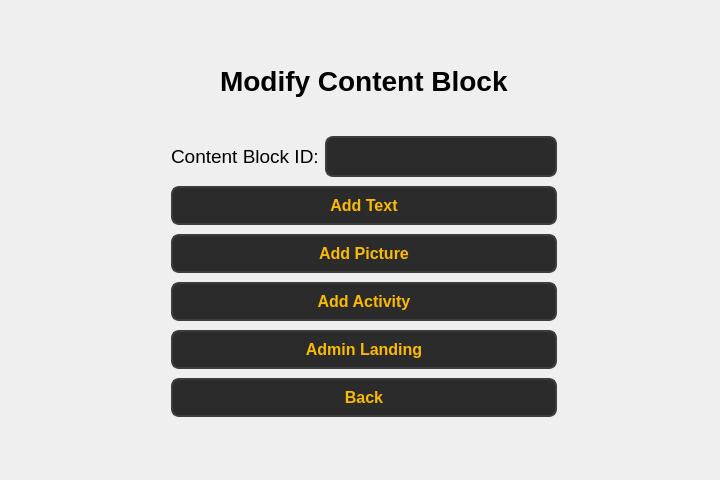
<?xml version="1.0" encoding="UTF-8"?>
<ui version="4.0">
 <class>Form</class>
 <widget class="QWidget" name="Form">
  <property name="geometry">
   <rect>
    <x>0</x>
    <y>0</y>
    <width>720</width>
    <height>480</height>
   </rect>
  </property>
  <property name="windowTitle">
   <string>Form</string>
  </property>
  <widget class="QWidget" name="layoutWidget">
   <property name="geometry">
    <rect>
     <x>171</x>
     <y>133</y>
     <width>386</width>
     <height>289</height>
    </rect>
   </property>
   <layout class="QVBoxLayout" name="verticalLayout_2">
    <item>
     <layout class="QHBoxLayout" name="horizontalLayout_2">
      <item>
       <widget class="QLabel" name="label_5">
        <property name="font">
         <font>
          <pointsize>14</pointsize>
         </font>
        </property>
        <property name="text">
         <string>Content Block ID:</string>
        </property>
       </widget>
      </item>
      <item>
       <widget class="QLineEdit" name="lineEdit_4">
        <property name="styleSheet">
         <string notr="true">QLineEdit {
        background-color: #2b2b2b;  /* Dark background */
        color: #fcba03;  /* Text color */
        border: 2px solid #3d3d3d;  /* Border color */
        border-radius: 8px;  /* Rounded corners */
        padding: 8px;  /* Padding inside the input field */
        font-size: 16px;  /* Font size */
        font-weight: bold;  /* Bold font */
    }

    QLineEdit:hover {
        background-color: #3d3d3d;  /* Background when hovered */
        border: 2px solid #fcba03;  /* Border color when hovered */
    }

    QLineEdit:focus {
        background-color: #1a1a1a;  /* Background when focused */
        border: 2px solid #fcba03;  /* Border color when focused */
        color: #ffffff;  /* Text color when focused */
    }</string>
        </property>
       </widget>
      </item>
     </layout>
    </item>
    <item>
     <layout class="QHBoxLayout" name="horizontalLayout_4">
      <item>
       <widget class="QPushButton" name="pushButton_5">
        <property name="styleSheet">
         <string notr="true">QPushButton {
        background-color: #2b2b2b;  
        color: #fcba03;              
        border: 2px solid #3d3d3d;      
        border-radius: 8px;          
        padding: 8px 16px;            
        font-size: 16px;            
        font-weight: bold;
    
    }

    QPushButton:hover {
        background-color: #fcba03;
		 color: #000000;
        border: 2px solid #5a5a5a;    
    }

    QPushButton:pressed {
        background-color: #1a1a1a;      
        border: 2px solid #2b2b2b;      
    }</string>
        </property>
        <property name="text">
         <string>Add Text</string>
        </property>
       </widget>
      </item>
     </layout>
    </item>
    <item>
     <widget class="QPushButton" name="pushButton_6">
      <property name="styleSheet">
       <string notr="true">QPushButton {
        background-color: #2b2b2b;  
        color: #fcba03;              
        border: 2px solid #3d3d3d;      
        border-radius: 8px;          
        padding: 8px 16px;            
        font-size: 16px;            
        font-weight: bold;
    
    }

    QPushButton:hover {
        background-color: #fcba03;
		 color: #000000;
        border: 2px solid #5a5a5a;    
    }

    QPushButton:pressed {
        background-color: #1a1a1a;      
        border: 2px solid #2b2b2b;      
    }</string>
      </property>
      <property name="text">
       <string>Add Picture</string>
      </property>
     </widget>
    </item>
    <item>
     <widget class="QPushButton" name="pushButton_7">
      <property name="styleSheet">
       <string notr="true">QPushButton {
        background-color: #2b2b2b;  
        color: #fcba03;              
        border: 2px solid #3d3d3d;      
        border-radius: 8px;          
        padding: 8px 16px;            
        font-size: 16px;            
        font-weight: bold;
    
    }

    QPushButton:hover {
        background-color: #fcba03;
		 color: #000000;
        border: 2px solid #5a5a5a;    
    }

    QPushButton:pressed {
        background-color: #1a1a1a;      
        border: 2px solid #2b2b2b;      
    }</string>
      </property>
      <property name="text">
       <string>Add Activity</string>
      </property>
     </widget>
    </item>
    <item>
     <widget class="QPushButton" name="pushButton_8">
      <property name="styleSheet">
       <string notr="true">QPushButton {
        background-color: #2b2b2b;  
        color: #fcba03;              
        border: 2px solid #3d3d3d;      
        border-radius: 8px;          
        padding: 8px 16px;            
        font-size: 16px;            
        font-weight: bold;
    
    }

    QPushButton:hover {
        background-color: #fcba03;
		 color: #000000;
        border: 2px solid #5a5a5a;    
    }

    QPushButton:pressed {
        background-color: #1a1a1a;      
        border: 2px solid #2b2b2b;      
    }</string>
      </property>
      <property name="text">
       <string>Admin Landing</string>
      </property>
     </widget>
    </item>
    <item>
     <widget class="QPushButton" name="pushButton_back_2">
      <property name="styleSheet">
       <string notr="true">QPushButton {
        background-color: #2b2b2b;  
        color: #fcba03;              
        border: 2px solid #3d3d3d;      
        border-radius: 8px;          
        padding: 8px 16px;            
        font-size: 16px;            
        font-weight: bold;
    
    }

    QPushButton:hover {
        background-color: #fcba03;
		 color: #000000;
        border: 2px solid #5a5a5a;    
    }

    QPushButton:pressed {
        background-color: #1a1a1a;      
        border: 2px solid #2b2b2b;      
    }</string>
      </property>
      <property name="text">
       <string>Back</string>
      </property>
     </widget>
    </item>
   </layout>
  </widget>
  <widget class="QLabel" name="label">
   <property name="geometry">
    <rect>
     <x>220</x>
     <y>60</y>
     <width>291</width>
     <height>41</height>
    </rect>
   </property>
   <property name="font">
    <font>
     <pointsize>21</pointsize>
     <bold>true</bold>
    </font>
   </property>
   <property name="text">
    <string>Modify Content Block</string>
   </property>
  </widget>
 </widget>
 <resources/>
 <connections/>
</ui>
